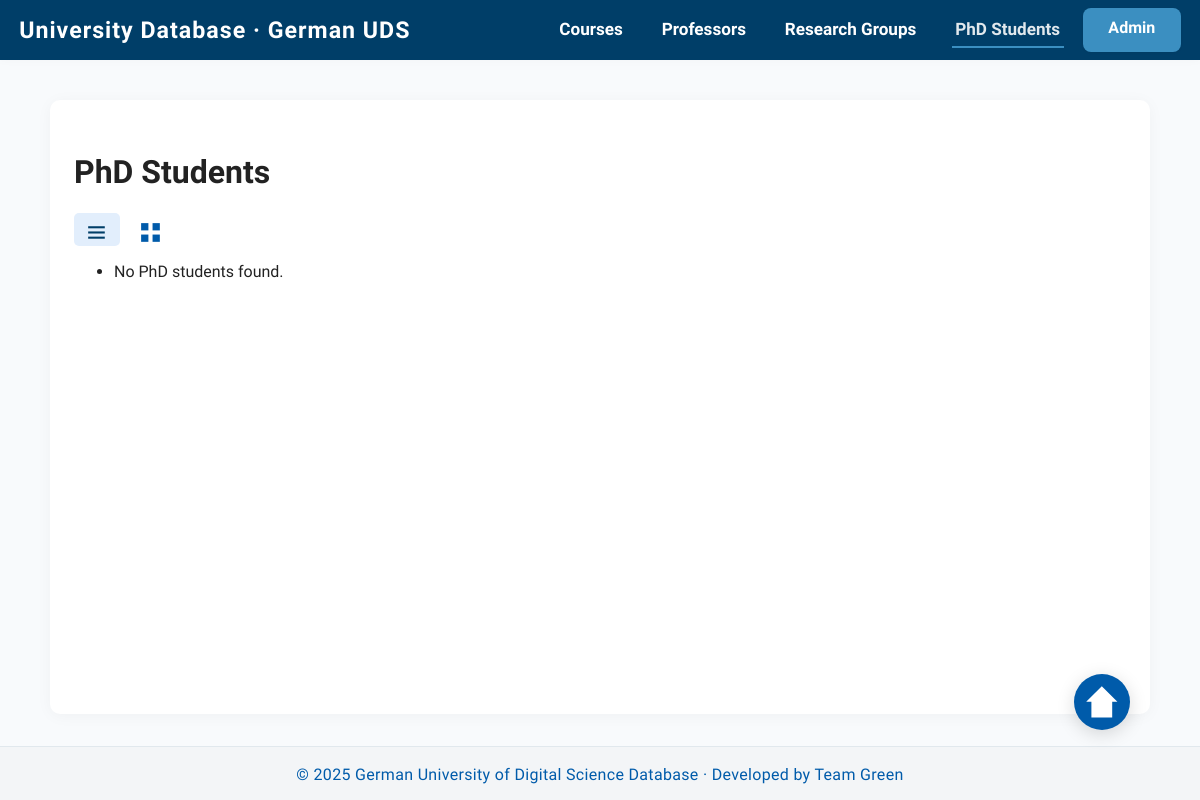
The page /phd_students/?view=list on the database as committed earlier.
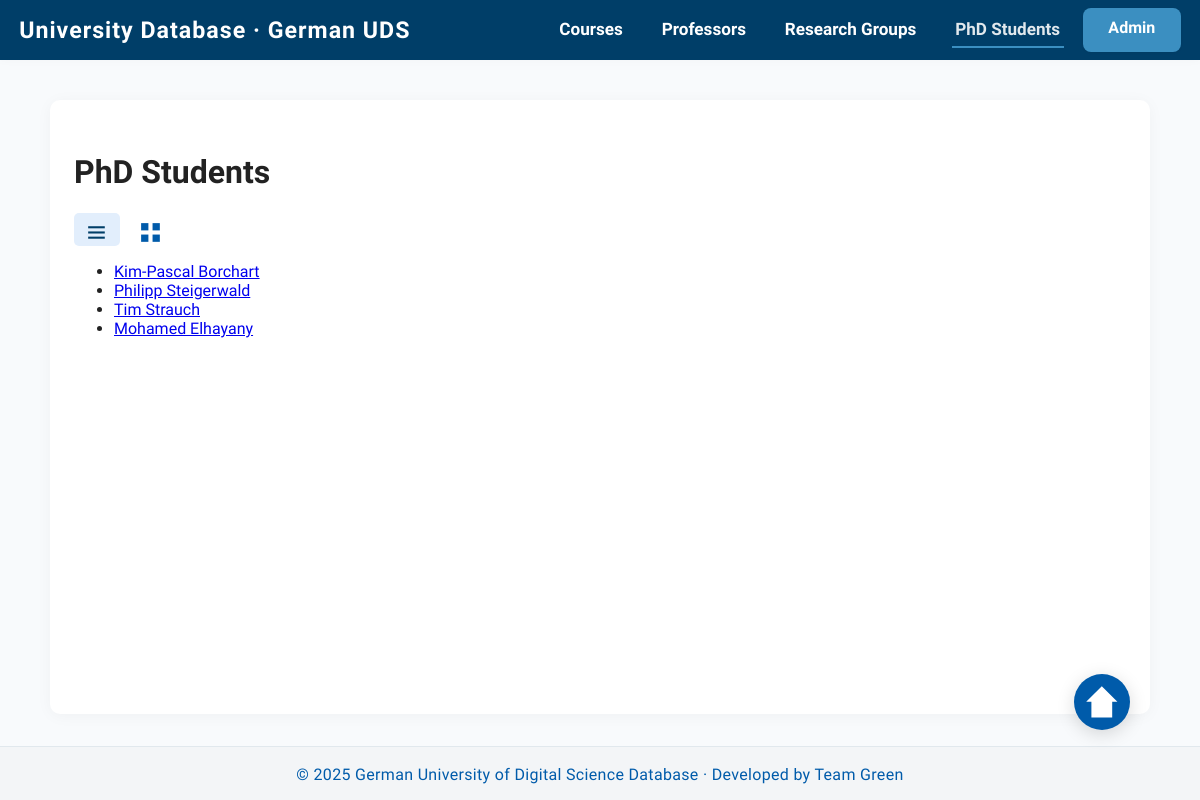
The same page on the database as committed later.
### phd_students/models.py (models this page shows, shortened)
class PhDStudent(models.Model):
    title = models.CharField(max_length=50, blank=True)
    name = models.CharField(max_length=255)
    research_group = models.ForeignKey(
        'research_groups.ResearchGroup',
        on_delete=models.CASCADE,
        related_name='phd_students',
        blank=True, null=True
    )
    supervisor = models.ForeignKey(
        'professors.Professor',
        on_delete=models.CASCADE,
        related_name='phd_students',
        blank=True, null=True
    )
    enrollment_date = models.DateField(blank=True, null=True)
    image_url = models.URLField(blank=True)
    class Meta:
        verbose_name = "PhD student"
        verbose_name_plural = "PhD students"

### phd_students/views.py (the view)
# urls.py: path('', views.phdstudent_list, name='phdstudent_list'),
def phdstudent_list(request):
    view_mode = request.GET.get('view', 'block')
    students = PhDStudent.objects.all()
    return render(request, 'phd_students/phd_students_list.html', {
        'students': students,
        'view_mode': view_mode,
    })

### phd_students/templates/phd_students/phd_students_list.html (shortened to what this page needs)
{% extends "core/base.html" %}
{% block content %}
<h1>PhD Students</h1>
{% include "includes/view_toggle.html" with view_mode=view_mode %}
{% if view_mode == "list" %}
  <ul>
    {% for student in students %}
      <li>
        <a href="{% url 'phdstudent_detail' student.id %}">
          {{ student.title }} {{ student.name }}
        </a>
      </li>
    {% empty %}
      <li>No PhD students found.</li>
    {% endfor %}
  </ul>
{% endif %}
{% endblock %}

### core/templates/core/base.html (shortened to what this page needs)
{% load static %}
<!DOCTYPE html>
<html lang="en">
<head>
</head>
<body>
    <nav>
        <div class="nav-container">
            <a href="{% url 'home' %}" class="nav-logo">University Database &middot; German UDS</a>
            <div class="nav-right">
                <div class="nav-links" id="navLinks">
                    <a href="{% url 'course_list' %}" {% if request.resolver_match.url_name == 'course_list' %}class="active"{% endif %}>Courses</a>
                    <a href="{% url 'professor_list' %}" {% if request.resolver_match.url_name == 'professor_list' %}class="active"{% endif %}>Professors</a>
                    <a href="{% url 'researchgroup_list' %}" {% if request.resolver_match.url_name == 'researchgroup_list' %}class="active"{% endif %}>Research Groups</a>
                    <a href="{% url 'phdstudent_list' %}" {% if request.resolver_match.url_name == 'phdstudent_list' %}class="active"{% endif %}>PhD Students</a>
                </div>
                <a href="{% url 'admin:index' %}" class="admin-btn">Admin</a>
            </div>
        </div>
    </nav>
    <main>
        {% block content %}{% endblock %}
    </main>
    <a href="{% url 'home' %}" class="home-float-btn" title="Home">
      <svg viewBox="0 0 24 24">
        <path d="M3 12l9-9 9 9h-3v9h-12v-9h-3z"/>
      </svg>
    </a>
    <footer>
        &copy; {% now "Y" %} German University of Digital Science Database &middot; Developed by Team Green
    </footer>
</body>
</html>

### core/templates/includes/view_toggle.html (shortened to what this page needs)
<div class="view-toggle">
  <a href="?view=list"{% if view_mode == "list" %} class="active"{% endif %} title="List View">
    <svg viewBox="0 0 24 24"><rect x="4" y="6" width="16" height="2"/><rect x="4" y="11" width="16" height="2"/><rect x="4" y="16" width="16" height="2"/></svg>
  </a>
  <a href="?view=block"{% if view_mode == "block" %} class="active"{% endif %} title="Block View">
    <svg viewBox="0 0 24 24"><rect x="3" y="3" width="7" height="7"/><rect x="14" y="3" width="7" height="7"/><rect x="14" y="14" width="7" height="7"/><rect x="3" y="14" width="7" height="7"/></svg>
  </a>
</div>

### core/templates/core/base.html (style rules this page uses)
:root { --primary: #005baa; --secondary: #3b8fc1; --light-bg: #f8fafc; --white: #fff; --nav-bg: #003e68; --nav-text: #fff; --nav-hover: #e1e8ed; --footer-bg: #f3f5f7; --footer-text: #005baa; --body-text: #222; }
html { box-sizing: border-box; font-size: 16px; }
*, *:before, *:after { box-sizing: inherit; }
body { margin: 0; font-family: 'Open Sans', Arial, Helvetica, sans-serif; background: var(--light-bg); color: var(--body-text); min-height: 100vh; display: flex; flex-direction: column; font-size: 1rem; }
nav { background: var(--nav-bg); box-shadow: 0 2px 8px rgba(0,0,0,0.02); padding: 0; width: 100%; }
.nav-container { max-width: 1200px; margin: 0 auto; display: flex; align-items: center; padding: 0.5em 1.2em; justify-content: space-between; position: relative; }
.nav-logo { color: var(--nav-text); font-size: 1.45em; font-weight: 700; letter-spacing: 1px; text-decoration: none; white-space: nowrap; margin-right: 2em; }
.nav-right { display: flex; align-items: center; gap: 0; }
.admin-btn { display: inline-block; background: var(--secondary); color: #fff; font-weight: 600; text-decoration: none; border-radius: 8px; padding: 0.65em 1.6em; font-size: 1em; margin-left: 1.2em; transition: background 0.2s; border: none; min-width: 44px; min-height: 44px; text-align: center; box-shadow: 0 1px 3px rgba(0,0,0,0.04); order: 2; }
.nav-links { display: flex; gap: 2em; flex-wrap: wrap; order: 1; }
.nav-links a { color: var(--nav-text); text-decoration: none; font-size: 1.07em; font-weight: 600; padding: 0.4em 0.2em; transition: color 0.2s, border-bottom 0.2s; border-bottom: 2px solid transparent; }
.nav-links a:hover, .nav-links a.active { color: var(--nav-hover); border-bottom: 2px solid var(--secondary); }
main { flex: 1 0 auto; max-width: 1100px; margin: 2.5em auto 2em auto; background: var(--white); border-radius: 10px; box-shadow: 0 2px 16px rgba(0,0,0,0.04); padding: 2em 1.5em; width: 95%; }
footer { background: var(--footer-bg); color: var(--footer-text); text-align: center; padding: 1.1em 0 1em 0; font-size: 1em; letter-spacing: 0.02em; border-top: 1px solid #e1e8ed; flex-shrink: 0; }
.home-float-btn { position: fixed; right: 2.2em; bottom: 2.2em; z-index: 9999; background: #005baa; color: #fff; border-radius: 50%; width: 56px; height: 56px; display: flex; align-items: center; justify-content: center; box-shadow: 0 4px 18px rgba(0,0,0,0.15); text-decoration: none; transition: background 0.2s, box-shadow 0.2s; font-size: 2em; }
.home-float-btn svg { width: 1.3em; height: 1.3em; display: block; fill: currentColor; }

### core/templates/includes/view_toggle.html (style rules this page uses)
.view-toggle { margin-bottom: 1em; display: flex; gap: 0.5em; align-items: center; }
.view-toggle a { display: inline-block; padding: 0.25em 0.5em; border-radius: 5px; color: #005baa; background: none; transition: background 0.2s; text-decoration: none; font-size: 1.2em; vertical-align: middle; }
.view-toggle a.active, .view-toggle a:active { background: #e2eefc; color: #003e68; font-weight: bold; }
.view-toggle svg { width: 1.3em; height: 1.3em; vertical-align: middle; margin-right: 0.1em; margin-bottom: -0.15em; fill: currentColor; }

Rows that differ between the two databases and show on the page:
added PhDStudent: name "Kim-Pascal Borchart"
added PhDStudent: name "Philipp Steigerwald"
added PhDStudent: name "Tim Strauch"
added PhDStudent: name "Mohamed Elhayany"
Other text that changed with them:
text no longer shown: "No PhD students found."
